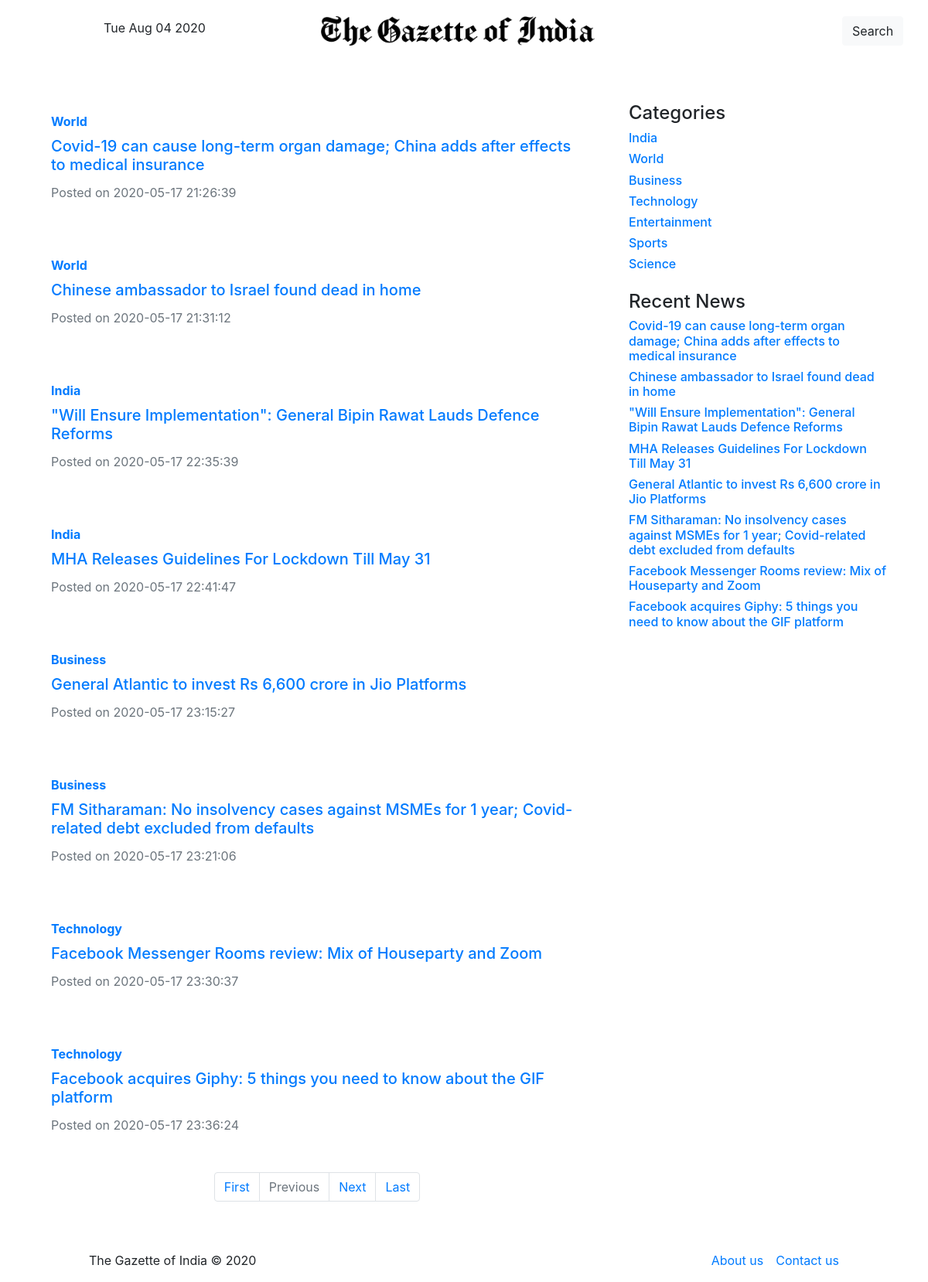
Screenshot of /search.php with the database file from the repository.
### tables this page shows
CREATE TABLE `posts` (
  `id` int(11) NOT NULL,
  `PostTitle` longtext DEFAULT NULL,
  `CategoryId` int(11) DEFAULT NULL,
  `SubCategoryId` int(11) DEFAULT NULL,
  `PostDetails` longtext DEFAULT NULL,
  `PostingDate` timestamp NULL DEFAULT current_timestamp(),
  `UpdationDate` timestamp NULL DEFAULT NULL ON UPDATE current_timestamp(),
  `Is_Active` int(1) DEFAULT NULL,
  `PostUrl` mediumtext DEFAULT NULL,
  `PostImage` varchar(255) DEFAULT NULL
);

CREATE TABLE `categories` (
  `id` int(11) NOT NULL,
  `CategoryName` varchar(200) DEFAULT NULL,
  `Description` mediumtext DEFAULT NULL,
  `PostingDate` timestamp NULL DEFAULT current_timestamp(),
  `UpdationDate` timestamp NULL DEFAULT NULL,
  `Is_Active` int(1) DEFAULT NULL
);

### search.php (the view, shortened to what this page needs)
<?php
include('includes/config.php');
?>
<!doctype html>
<html lang="en">
<head>
    <link href="styles/bootstrap.min.css" rel="stylesheet" type="text/css">
</head>
<body>
    <?php include('includes/header.php');?>
    <div class="container">
        <div class="row" style="margin-top: 4%">
            <div class="col-md-8">
                <?php
                if (isset($_GET['pageno']))
                {
                    $pageno = $_GET['pageno'];
                }
                else
                {
                    $pageno = 1;
                }
                $no_of_records_per_page = 8;
                $offset = ($pageno-1) * $no_of_records_per_page;
                $total_pages_sql = "SELECT COUNT(*) FROM posts";
                $result = mysqli_query($con,$total_pages_sql);
                $total_rows = mysqli_fetch_array($result)[0];
                $total_pages = ceil($total_rows / $no_of_records_per_page);
                $query=mysqli_query($con,"select posts.id as pid,posts.PostTitle as posttitle,categories.CategoryName as category,posts.PostDetails as postdetails,posts.PostingDate as postingdate,posts.PostUrl as url from posts left join categories on categories.id=posts.CategoryId where posts.PostTitle like '%$st%' and posts.Is_Active=1 LIMIT $offset, $no_of_records_per_page");
                $rowcount=mysqli_num_rows($query);
                if($rowcount==0)
                {
                    echo "No record found";
                }
                else
                {
                    while ($row=mysqli_fetch_array($query))
                {
                ?>
                <a href="news-details.php?nid=<?php echo htmlentities($row['pid'])?>">
                    <div class="card mb-4" style="border-color:transparent;">
                        <div class="card-body d-flex flex-column align-items-start">
                            <strong class="d-inline-block mb-2 text-primary"><?php echo htmlentities($row['category']);?></strong>
                            <h5 class="card-title"><?php echo htmlentities($row['posttitle']);?></h5>
                            <div class="mb-1 text-muted">
                                Posted on <?php echo htmlentities($row['postingdate']);?>
                            </div>
                        </div>
                    </div>
                </a>
                <?php } ?>
                <ul class="pagination justify-content-center mb-4">
                    <li class="page-item"><a href="?pageno=1" class="page-link">First</a></li>
                    <li class="<?php if($pageno <= 1){ echo 'disabled'; } ?> page-item">
                        <a href="<?php if($pageno <= 1){ echo '#'; } else { echo "?pageno=".($pageno - 1); } ?>" class="page-link">Previous</a>
                    </li>
                    <li class="<?php if($pageno >= $total_pages){ echo 'disabled'; } ?> page-item">
                        <a href="<?php if($pageno >= $total_pages){ echo '#'; } else { echo "?pageno=".($pageno + 1); } ?> " class="page-link">Next</a>
                    </li>
                    <li class="page-item"><a href="?pageno=<?php echo $total_pages; ?>" class="page-link">Last</a></li>
                </ul>
                <?php } ?>
            </div>
            <?php include('includes/sidebar.php');?>
        </div>
    </div>
    <?php include('includes/footer.php');?>
</body>
</html>

### includes/header.php (shortened to what this page needs)
<header class="py-3">
    <div class="nav d-flex justify-content-center">
        <div class="col-4 d-flex justify-content-center align-items-end">
            <p id="demo"></p>
        </div>
        <div class="col-4 text-center">
                <a class="navbar-brand" href="index.php"><img src="images/logo.png" style="max-width:100%;height:auto;"></a>
        </div>
        <div class="col-4 d-flex justify-content-start align-items-center">
            <form name="search" action="search.php" method="post">
                <div class="input-group">
                    <input type="text" name="searchtitle" class="form-control" style="border-color:transparent;" required>
                    <span class="input-group-btn">
                        <button class="btn btn btn-light" type="submit">Search</button>
                    </span>
                </div>
            </form>
        </div>
    </div>
</header>

### includes/sidebar.php
<aside class="col-md-4 blog-sidebar">
    <div class="p-2">
        <h4>Categories</h4>
        <ol class="list-unstyled mb-0">
            <?php $query=mysqli_query($con,"select id,CategoryName from categories");while($row=mysqli_fetch_array($query))
            {
            ?>
            <li>
                <h6><a href="category.php?catid=<?php echo htmlentities($row['id'])?>"><?php echo htmlentities($row['CategoryName']);?></a></h6>
            </li>
            <?php } ?>
        </ol>
    </div>
    <div class="p-2">
        <h4>Recent News</h4>
        <ol class="list-unstyled mb-3">
            <?php
            $query=mysqli_query($con,"select posts.id as pid,posts.PostTitle as posttitle from posts left join categories on categories.id=posts.CategoryId limit 8");
            while ($row=mysqli_fetch_array($query)) {
            ?>
            <li>
                <h6><a href="news-details.php?nid=<?php echo htmlentities($row['pid'])?>"><?php echo htmlentities($row['posttitle']);?></a></h6>
            </li>
            <?php } ?>
        </ol>
    </div>
</aside>

### includes/footer.php
<footer class="py-3" style="margin-top: 2%">
    <div class="d-flex justify-content-center">
        <div class="col-5 d-flex justify-content-start align-items-center">
            The Gazette of India &copy; 2020
        </div>
        <div class="col-5 d-flex justify-content-end align-items-center">
            <a href="about-us.php">About us</a> &emsp; <a href="contact-us.php">Contact us</a>
        </div>
    </div>
</footer>

### rows the page displays
posts: CategoryId.CategoryName "World", PostTitle "Covid-19 can cause long-term organ damage; China adds after effects to medical insurance", PostingDate "2020-05-17 21:26:39"
posts: CategoryId.CategoryName "World", PostTitle "Chinese ambassador to Israel found dead in home", PostingDate "2020-05-17 21:31:12"
posts: CategoryId.CategoryName "India", PostTitle "\"Will Ensure Implementation\": General Bipin Rawat Lauds Defence Reforms", PostingDate "2020-05-17 22:35:39"
posts: CategoryId.CategoryName "India", PostTitle "MHA Releases Guidelines For Lockdown Till May 31", PostingDate "2020-05-17 22:41:47"
posts: CategoryId.CategoryName "Business", PostTitle "General Atlantic to invest Rs 6,600 crore in Jio Platforms", PostingDate "2020-05-17 23:15:27"
posts: CategoryId.CategoryName "Business", PostTitle "FM Sitharaman: No insolvency cases against MSMEs for 1 year; Covid-related debt excluded from defaults", PostingDate "2020-05-17 23:21:06"
posts: CategoryId.CategoryName "Technology", PostTitle "Facebook Messenger Rooms review: Mix of Houseparty and Zoom", PostingDate "2020-05-17 23:30:37"
posts: CategoryId.CategoryName "Technology", PostTitle "Facebook acquires Giphy: 5 things you need to know about the GIF platform", PostingDate "2020-05-17 23:36:24"
categories: CategoryName "India"
categories: CategoryName "World"
categories: CategoryName "Business"
categories: CategoryName "Technology"
categories: CategoryName "Entertainment"
categories: CategoryName "Sports"
categories: CategoryName "Science"
